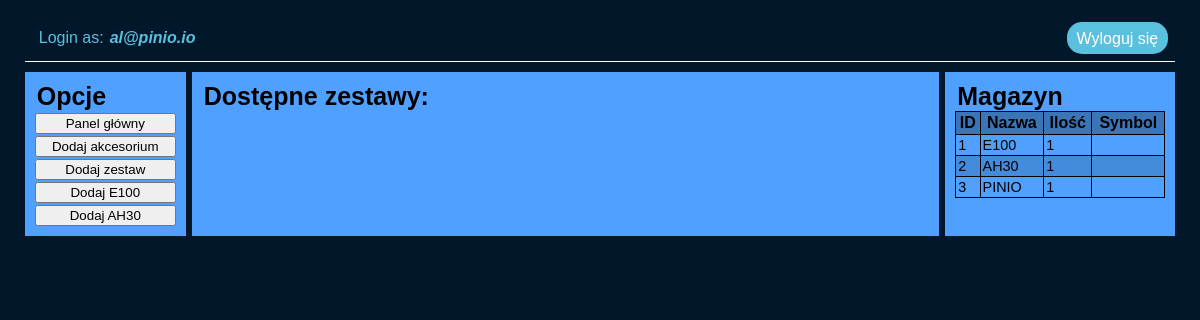
Before: /inventory-panel.php (signed in) with the older database file.
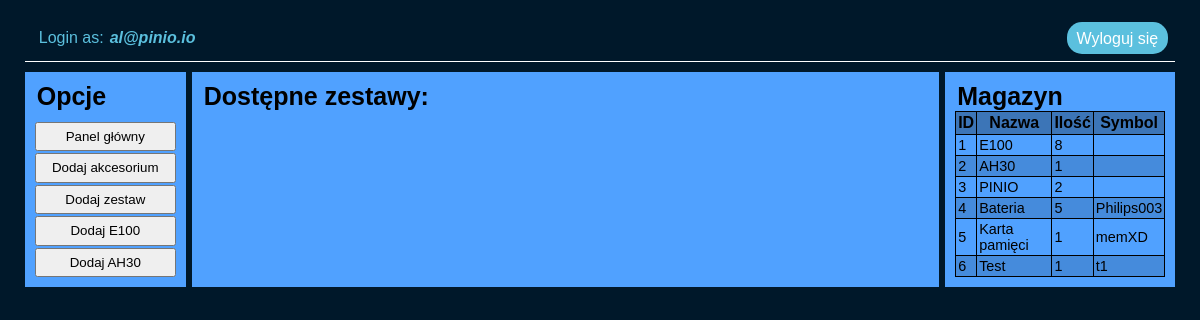
After: the same page with the newer database file.
### tables this page shows
CREATE TABLE `inventory` (
  `id` int(11) NOT NULL,
  `nazwa` text NOT NULL,
  `ilosc` int(11) NOT NULL,
  `symbol` text NOT NULL,
  `timestamp` timestamp NOT NULL DEFAULT current_timestamp() ON UPDATE current_timestamp(),
  `data_dodania` datetime NOT NULL DEFAULT current_timestamp()
);

### html-magazyn.php (the view, shortened to what this page needs)
<legend>Magazyn</legend>
<table>
    <thead>
    <tr><th>ID</th><th>Nazwa</th><th>Ilość</th><th>Symbol</th></tr>
    </thead>
    <tbody>
        <?php
            $invPartsQuery = $db->query('SELECT * FROM inventory');
            $invParts = $invPartsQuery->fetchAll();
            foreach($invParts as $part){
                echo "<tr><td>{$part['id']}</td><td>{$part['nazwa']}</td><td>{$part['ilosc']}</td><td>{$part['symbol']}</td></tr>";
            }
        ?>
    </tbody>
</table>

### inventory-panel.php (shortened to what this page needs)
<?php
	$db = require_once 'database.php';
?>
<!DOCTYPE HTML>
<html lang="pl">
<head>
	<link rel="stylesheet" type="text/css" href="style.css">
</head>
<body>
<div class="container">
	<div class="header">
		<div class="login-text">
			<div>Login as: </div><div class="user"><?=$_SESSION['mail'];?></div>
		</div>
		<a href="logout.php" class="logout-btn">
				Wyloguj się
		</a>
	</div>
	<div class="main-grid">
		<div class="left-bar">
			<legend>Opcje</legend>
			<button onclick="window.location.href = '#';"> Panel główny </button>
			<button onclick="window.location.href = 'inventory-add-element.php';"> Dodaj akcesorium </button>
			<button onclick="window.location.href = 'inventory-add-set.php';"> Dodaj zestaw </button>
			<button onclick="window.location.href = 'inventory-add-e100.php';"> Dodaj E100 </button>
			<button onclick="window.location.href = 'inventory-add-ah30.php';"> Dodaj AH30 </button>
		</div>
		<div class="main-content">
			<legend>Dostępne zestawy:</legend>
		</div>
		<div class="right-bar">
			<?php
			require 'html-magazyn.php';
			?>
		</div>
	</div>
</div>
</body>
</html>
</html>

### style.css (style rules this page uses)
:root { --primary-color: #50a1ff; --second-color: #5bc0de; }
body { background-color: rgb(0, 24, 42); margin: 13px; font-family: 'Open-sans', sans-serif; }
legend { font-size: 25px; font-weight: bold; }
.container { padding: 2px; width: 98%; margin-left: auto; margin-right: auto; }
.header { background-color: transparent; color: var(--second-color); display: flex; width: auto; border-bottom: 1px solid white; padding: 7px; margin-bottom: 10px; }
.login-text { display: grid; gap: 2px; grid-template-columns: auto auto; padding: 7px }
.user { padding-left: 4px; float: left; font-weight: bold; font-style: italic; }
.logout-btn { float: left; text-decoration: none; background-color: var(--second-color); color: #ffffff; border-radius: 15px; padding: 8px 10px 1px 10px; }
.main-grid { display: grid; gap: 6px; grid-template-columns: 14% auto 20%; }
.left-bar { background-color: var(--primary-color); padding: 10px; display: grid; gap: 2px; }
.main-content { background-color: var(--primary-color); padding: 10px; }
.right-bar { background-color: var(--primary-color); padding: 10px; }
table { width: 100%; border-collapse: collapse; }
table, th, td { padding: 2px; border: 1px solid black; }
th { background-color: rgba(12, 12, 12, 0.295); }
td { font-size: 0.9em; }
tr:nth-child(even) { background-color: #07070723; }

Changed rows visible on the page:
changed inventory id 1: ilosc "1" → "8"
changed inventory "PINIO": ilosc "1" → "2"
added inventory: id "4", nazwa "Bateria", ilosc "5", symbol "Philips003"
added inventory: id "5", nazwa "Karta pamięci", ilosc "1", symbol "memXD"
added inventory: id "6", nazwa "Test", ilosc "1", symbol "t1"
